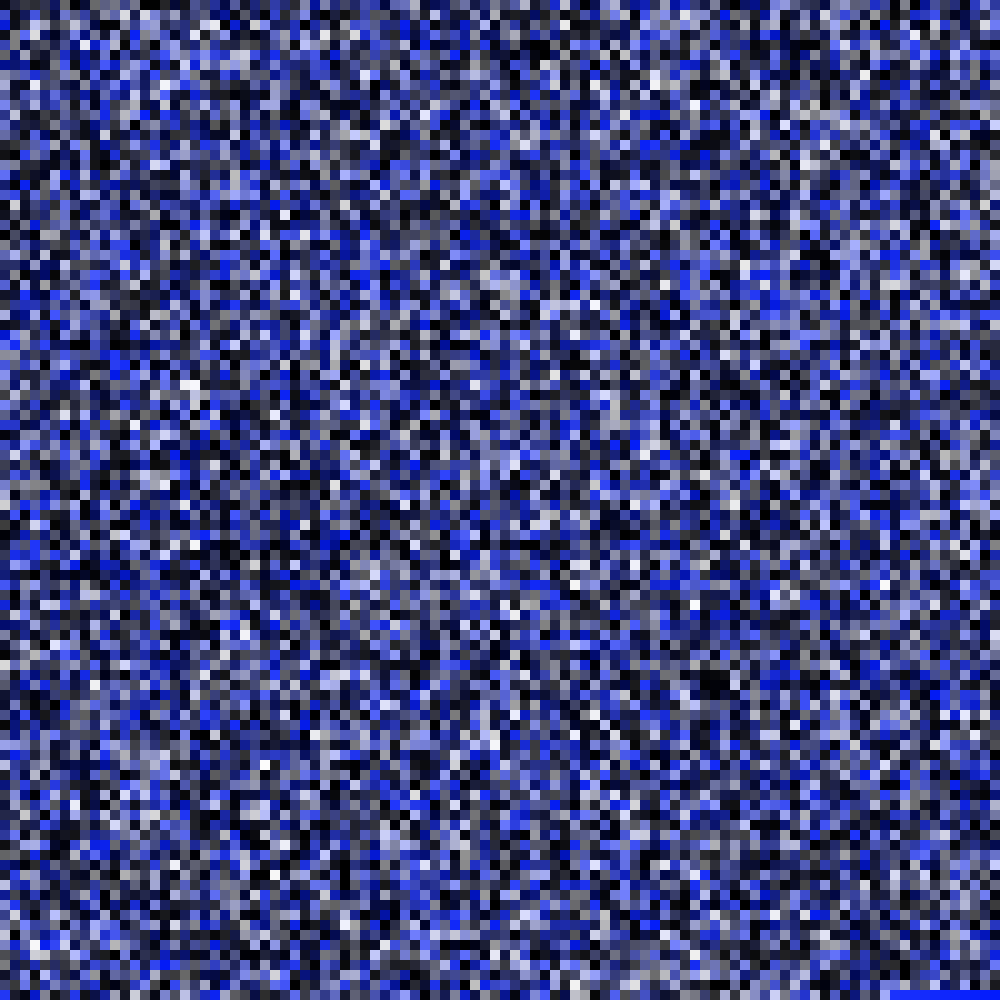
Frame 1 (no input)
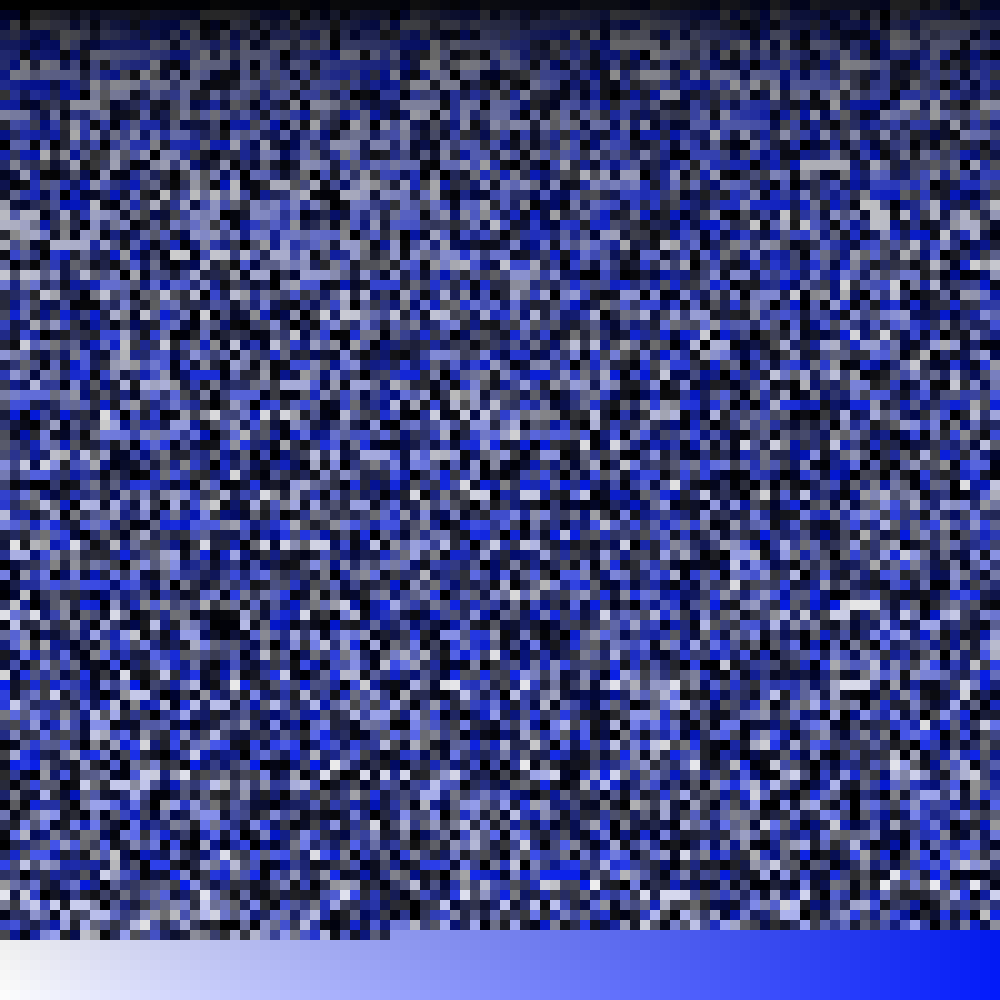
Frame 60 (the mouse pressed at the canvas centre just before this capture)
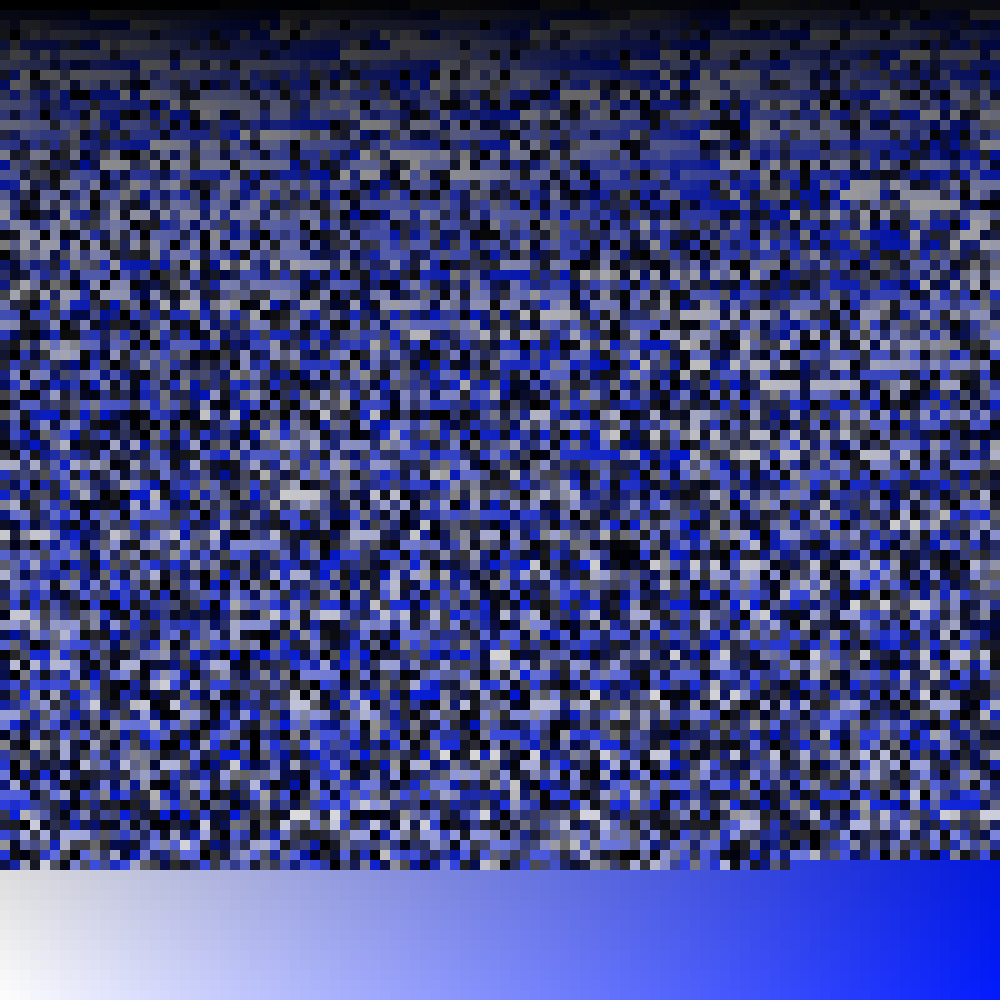
Frame 120 (the mouse held since frame 60 and released just before this capture)

The Processing sketch that drew these frames (run headless with seeded random() and noise(); from frame 60 on, the mouse is pressed at the canvas centre):

// Processing sketch: Main
// ── Main.pde
color[] grid = new color[10000]; // list of finished grid colors
IntList indices = new IntList(); // range of 10k, will be randomized
int hue = round(random(0, 100)); // spiice things up a bit

void setup() {
  noStroke();
  size(1000, 1000);
  colorMode(HSB, 100);                   // its easier to draw a grid when there are easy x and y variables (s,b)
  for (int i = 0; i < 100; i++) {
    for (int j = 0; j < 100; j++) {
      grid[100*i+j] = color(hue, j, i);  // put all colors in a list
      indices.append(i*100+j);           // add 1 to 'indices', up to 10k
    }
  }
  indices.shuffle(); // randomize starting grid
}

void draw() {
  if (sortGrid() != 0) {             // sortGrid both sorts the grid once and returns the number of pixels moved
    for (int i = 0; i < 10; i++) {   //change this value to change the speed of the sort
      sortGrid();
    }
  }
  drawGrid();
  //cycleColors();s
}

void cycleColors() {
  hue = (hue + 1) % 100;                 //add 1 value to the hue
  for (int i = 0; i < 100; i++) {
    for (int j = 0; j < 100; j++) {
      grid[100*i+j] = color(hue, j, i);  // put all new colors in a list
    }
  }
}

int sortGrid() {
  int numMoved = 0;
  for (int i = 1; i < 10000; i++) {            // check every pixel
    if (indices.get(i) < indices.get(i-1)) {   // if the pixel to i's left is greater than i, they should switch
      int oldi = indices.get(i);               // store this for later
      indices.set(i, indices.get(i-1));        // set i to the pixel to its left
      indices.set(i-1, oldi);                  // set the pixel to i's left to i's old value
      numMoved++;                              // we moved a pixel
    }
  }
  return numMoved;
}

void drawGrid() {
  for (int i = 0; i < 100; i++) {         // treat grid like a 2D array,
    for (int j = 0; j < 100; j++) {  
      fill(grid[indices.get(100*i + j)]); // even though its really indexing a 1D list
      rect(j*10, i*10, 10, 10);           // a 'pixel' is actually 10x10
    }
  }
}
